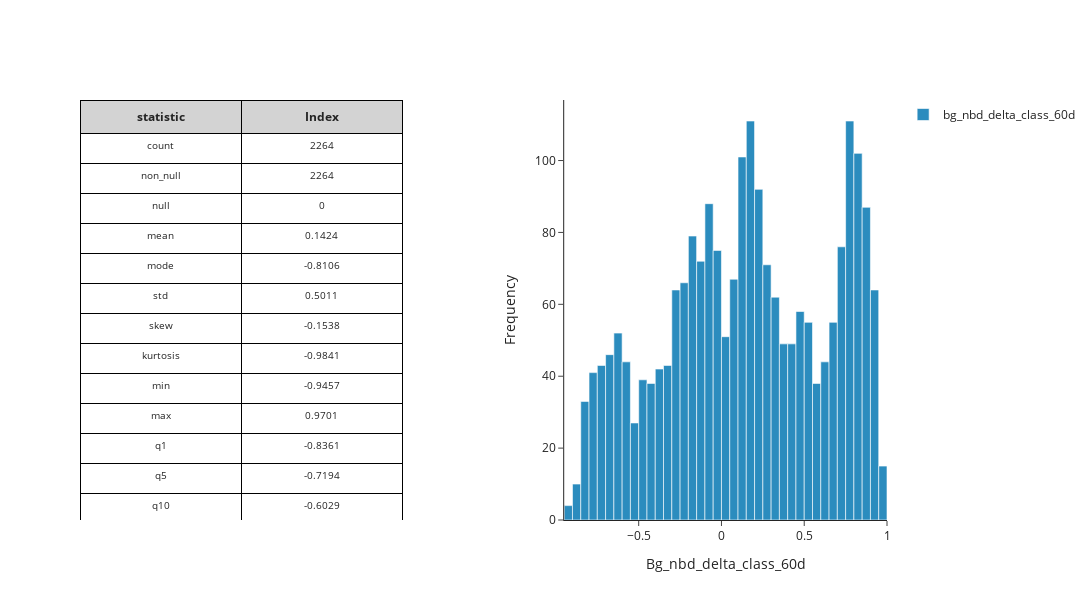

The notebook cell this image was saved under:
### Code cell
stat_df = mk.distribution_statistics_table(result_df, value_col='bg_nbd_delta_class_60d')
fig = mk.create_histogram_plotly(result_df, 'bg_nbd_delta_class_60d')
mk.stack_plotly_figure_with_dataframe(stat_df, fig)

### Figure 1 — Plotly figure (JSON) as saved in the notebook; plotly's stock layout.template omitted (floating-point values rounded to 4 significant figures; data arrays with more than 128 entries replaced by an {"elided": "..."} marker saying what was removed)
{"data": [{"cells": {"align": "center", "fill": {"color": "white"}, "font": {"size": 10}, "height": 30, "line": {"color": "black"}, "values": [["count", "non_null", "null", "mean", "mode", "std", "skew", "kurtosis", "min", "max", "q1", "q5", "q10", "q15", "q20", "q25", "q30", "q35", "q40", "q45", "q50", "q55", "q60", "q65", "q70", "q75", "q80", "q85", "q90", "q95", "q99"], [2264, 2264, 0, 0.1424, -0.8106, 0.5011, -0.1538, -0.9841, -0.9457, 0.9701, -0.8361, -0.7194, -0.6029, -0.4491, -0.3039, -0.2146, -0.1455, -0.0754, 0.0003, 0.0977, 0.1528, 0.2058, 0.2652, 0.3574, 0.4722, 0.59, 0.7008, 0.7737, 0.8162, 0.8754, 0.9387]]}, "columnwidth": [0.5, 0.5], "domain": {"x": [0, 0.4], "y": [0, 1]}, "header": {"align": "center", "fill": {"color": "lightgrey"}, "font": {"size": 12}, "line": {"color": "black"}, "values": ["<b>statistic</b>", "<b>Index</b>"]}, "type": "table"}, {"hovertemplate": "Value: %{x}<br>Frequency: %{y}<extra></extra>", "marker": {"color": "#2b8cbe"}, "name": "bg_nbd_delta_class_60d", "type": "histogram", "x": {"elided": "2264 float values"}}], "layout": {"height": 600, "showlegend": true, "title": {"text": ""}, "width": 1200, "xaxis": {"anchor": "y", "domain": [0.6, 1], "title": {"text": "Bg_nbd_delta_class_60d"}}, "yaxis": {"anchor": "x", "domain": [0, 1], "title": {"text": "Frequency"}}}}
